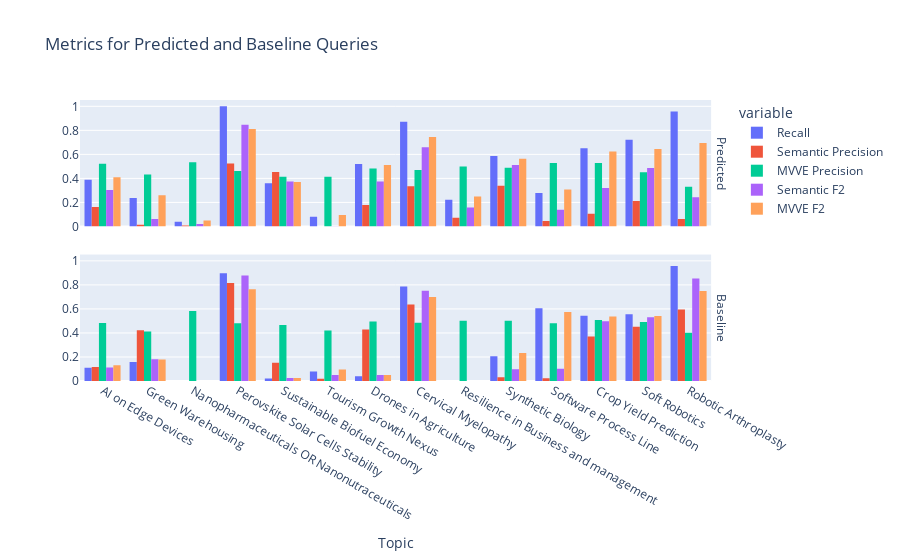

Notebook code cell kept with this figure:
### Code cell
fig = px.histogram(plt_df, x="Topic", y=["Recall", "Semantic Precision", "MVVE Precision", "Semantic F2", "MVVE F2"], title="Metrics for Predicted and Baseline Queries", barmode="group",
                   facet_row="index", facet_row_spacing=0.1)

# Sort by value
fig.for_each_trace(lambda t: t.update(x=t.x[::-1], y=t.y[::-1]))
fig.for_each_annotation(lambda a: a.update(text=a.text.split("=")[-1]))
fig.update_layout(yaxis1_title="", yaxis2_title="", yaxis1_dtick=0.2, yaxis2_dtick=0.2)
fig.show()

### Figure 1 — Plotly figure (JSON) as saved in the notebook; plotly's stock layout.template omitted (floating-point values rounded to 4 significant figures)
{"data": [{"alignmentgroup": "True", "bingroup": "x", "histfunc": "sum", "hovertemplate": "variable=Recall<br>index=Predicted<br>Topic=%{x}<br>sum of value=%{y}<extra></extra>", "legendgroup": "Recall", "marker": {"color": "#636efa", "pattern": {"shape": ""}}, "name": "Recall", "offsetgroup": "Recall", "orientation": "v", "showlegend": true, "type": "histogram", "x": ["AI on Edge Devices", "Green Warehousing", "Nanopharmaceuticals OR Nanonutraceuticals", "Perovskite Solar Cells Stability", "Sustainable Biofuel Economy", "Tourism Growth Nexus", "Drones in Agriculture", "Cervical Myelopathy", "Resilience in Business and management", "Synthetic Biology", "Software Process Line", "Crop Yield Prediction", "Soft Robotics", "Robotic Arthroplasty"], "xaxis": "x2", "y": [0.389, 0.237, 0.04, 1, 0.36, 0.08, 0.52, 0.872, 0.222, 0.586, 0.279, 0.652, 0.722, 0.957], "yaxis": "y2"}, {"alignmentgroup": "True", "bingroup": "x", "histfunc": "sum", "hovertemplate": "variable=Recall<br>index=Baseline<br>Topic=%{x}<br>sum of value=%{y}<extra></extra>", "legendgroup": "Recall", "marker": {"color": "#636efa", "pattern": {"shape": ""}}, "name": "Recall", "offsetgroup": "Recall", "orientation": "v", "showlegend": false, "type": "histogram", "x": ["AI on Edge Devices", "Green Warehousing", "Nanopharmaceuticals OR Nanonutraceuticals", "Perovskite Solar Cells Stability", "Sustainable Biofuel Economy", "Tourism Growth Nexus", "Drones in Agriculture", "Cervical Myelopathy", "Resilience in Business and management", "Synthetic Biology", "Software Process Line", "Crop Yield Prediction", "Soft Robotics", "Robotic Arthroplasty"], "xaxis": "x", "y": [0.111, 0.158, 0, 0.897, 0.02, 0.08, 0.04, 0.787, 0, 0.207, 0.605, 0.543, 0.556, 0.957], "yaxis": "y"}, {"alignmentgroup": "True", "bingroup": "x", "histfunc": "sum", "hovertemplate": "variable=Semantic Precision<br>index=Predicted<br>Topic=%{x}<br>sum of value=%{y}<extra></extra>", "legendgroup": "Semantic Precision", "marker": {"color": "#EF553B", "pattern": {"shape": ""}}, "name": "Semantic Precision", "offsetgroup": "Semantic Precision", "orientation": "v", "showlegend": true, "type": "histogram", "x": ["AI on Edge Devices", "Green Warehousing", "Nanopharmaceuticals OR Nanonutraceuticals", "Perovskite Solar Cells Stability", "Sustainable Biofuel Economy", "Tourism Growth Nexus", "Drones in Agriculture", "Cervical Myelopathy", "Resilience in Business and management", "Synthetic Biology", "Software Process Line", "Crop Yield Prediction", "Soft Robotics", "Robotic Arthroplasty"], "xaxis": "x2", "y": [0.161, 0.015, 0.007, 0.524, 0.454, 0, 0.178, 0.334, 0.073, 0.339, 0.046, 0.106, 0.212, 0.061], "yaxis": "y2"}, {"alignmentgroup": "True", "bingroup": "x", "histfunc": "sum", "hovertemplate": "variable=Semantic Precision<br>index=Baseline<br>Topic=%{x}<br>sum of value=%{y}<extra></extra>", "legendgroup": "Semantic Precision", "marker": {"color": "#EF553B", "pattern": {"shape": ""}}, "name": "Semantic Precision", "offsetgroup": "Semantic Precision", "orientation": "v", "showlegend": false, "type": "histogram", "x": ["AI on Edge Devices", "Green Warehousing", "Nanopharmaceuticals OR Nanonutraceuticals", "Perovskite Solar Cells Stability", "Sustainable Biofuel Economy", "Tourism Growth Nexus", "Drones in Agriculture", "Cervical Myelopathy", "Resilience in Business and management", "Synthetic Biology", "Software Process Line", "Crop Yield Prediction", "Soft Robotics", "Robotic Arthroplasty"], "xaxis": "x", "y": [0.116, 0.422, 0, 0.815, 0.151, 0.019, 0.429, 0.636, 0, 0.032, 0.023, 0.37, 0.452, 0.595], "yaxis": "y"}, {"alignmentgroup": "True", "bingroup": "x", "histfunc": "sum", "hovertemplate": "variable=MVVE Precision<br>index=Predicted<br>Topic=%{x}<br>sum of value=%{y}<extra></extra>", "legendgroup": "MVVE Precision", "marker": {"color": "#00cc96", "pattern": {"shape": ""}}, "name": "MVVE Precision", "offsetgroup": "MVVE Precision", "orientation": "v", "showlegend": true, "type": "histogram", "x": ["AI on Edge Devices", "Green Warehousing", "Nanopharmaceuticals OR Nanonutraceuticals", "Perovskite Solar Cells Stability", "Sustainable Biofuel Economy", "Tourism Growth Nexus", "Drones in Agriculture", "Cervical Myelopathy", "Resilience in Business and management", "Synthetic Biology", "Software Process Line", "Crop Yield Prediction", "Soft Robotics", "Robotic Arthroplasty"], "xaxis": "x2", "y": [0.522, 0.432, 0.534, 0.461, 0.413, 0.413, 0.482, 0.47, 0.499, 0.489, 0.528, 0.528, 0.451, 0.33], "yaxis": "y2"}, {"alignmentgroup": "True", "bingroup": "x", "histfunc": "sum", "hovertemplate": "variable=MVVE Precision<br>index=Baseline<br>Topic=%{x}<br>sum of value=%{y}<extra></extra>", "legendgroup": "MVVE Precision", "marker": {"color": "#00cc96", "pattern": {"shape": ""}}, "name": "MVVE Precision", "offsetgroup": "MVVE Precision", "orientation": "v", "showlegend": false, "type": "histogram", "x": ["AI on Edge Devices", "Green Warehousing", "Nanopharmaceuticals OR Nanonutraceuticals", "Perovskite Solar Cells Stability", "Sustainable Biofuel Economy", "Tourism Growth Nexus", "Drones in Agriculture", "Cervical Myelopathy", "Resilience in Business and management", "Synthetic Biology", "Software Process Line", "Crop Yield Prediction", "Soft Robotics", "Robotic Arthroplasty"], "xaxis": "x", "y": [0.483, 0.412, 0.583, 0.481, 0.467, 0.421, 0.495, 0.484, 0.502, 0.501, 0.48, 0.508, 0.492, 0.401], "yaxis": "y"}, {"alignmentgroup": "True", "bingroup": "x", "histfunc": "sum", "hovertemplate": "variable=Semantic F2<br>index=Predicted<br>Topic=%{x}<br>sum of value=%{y}<extra></extra>", "legendgroup": "Semantic F2", "marker": {"color": "#ab63fa", "pattern": {"shape": ""}}, "name": "Semantic F2", "offsetgroup": "Semantic F2", "orientation": "v", "showlegend": true, "type": "histogram", "x": ["AI on Edge Devices", "Green Warehousing", "Nanopharmaceuticals OR Nanonutraceuticals", "Perovskite Solar Cells Stability", "Sustainable Biofuel Economy", "Tourism Growth Nexus", "Drones in Agriculture", "Cervical Myelopathy", "Resilience in Business and management", "Synthetic Biology", "Software Process Line", "Crop Yield Prediction", "Soft Robotics", "Robotic Arthroplasty"], "xaxis": "x2", "y": [0.303, 0.061, 0.021, 0.846, 0.375, 0.001, 0.375, 0.66, 0.157, 0.512, 0.139, 0.321, 0.487, 0.244], "yaxis": "y2"}, {"alignmentgroup": "True", "bingroup": "x", "histfunc": "sum", "hovertemplate": "variable=Semantic F2<br>index=Baseline<br>Topic=%{x}<br>sum of value=%{y}<extra></extra>", "legendgroup": "Semantic F2", "marker": {"color": "#ab63fa", "pattern": {"shape": ""}}, "name": "Semantic F2", "offsetgroup": "Semantic F2", "orientation": "v", "showlegend": false, "type": "histogram", "x": ["AI on Edge Devices", "Green Warehousing", "Nanopharmaceuticals OR Nanonutraceuticals", "Perovskite Solar Cells Stability", "Sustainable Biofuel Economy", "Tourism Growth Nexus", "Drones in Agriculture", "Cervical Myelopathy", "Resilience in Business and management", "Synthetic Biology", "Software Process Line", "Crop Yield Prediction", "Soft Robotics", "Robotic Arthroplasty"], "xaxis": "x", "y": [0.112, 0.181, 0, 0.879, 0.024, 0.049, 0.049, 0.752, 0, 0.098, 0.101, 0.497, 0.531, 0.853], "yaxis": "y"}, {"alignmentgroup": "True", "bingroup": "x", "histfunc": "sum", "hovertemplate": "variable=MVVE F2<br>index=Predicted<br>Topic=%{x}<br>sum of value=%{y}<extra></extra>", "legendgroup": "MVVE F2", "marker": {"color": "#FFA15A", "pattern": {"shape": ""}}, "name": "MVVE F2", "offsetgroup": "MVVE F2", "orientation": "v", "showlegend": true, "type": "histogram", "x": ["AI on Edge Devices", "Green Warehousing", "Nanopharmaceuticals OR Nanonutraceuticals", "Perovskite Solar Cells Stability", "Sustainable Biofuel Economy", "Tourism Growth Nexus", "Drones in Agriculture", "Cervical Myelopathy", "Resilience in Business and management", "Synthetic Biology", "Software Process Line", "Crop Yield Prediction", "Soft Robotics", "Robotic Arthroplasty"], "xaxis": "x2", "y": [0.41, 0.26, 0.049, 0.811, 0.369, 0.095, 0.512, 0.745, 0.25, 0.564, 0.308, 0.623, 0.644, 0.694], "yaxis": "y2"}, {"alignmentgroup": "True", "bingroup": "x", "histfunc": "sum", "hovertemplate": "variable=MVVE F2<br>index=Baseline<br>Topic=%{x}<br>sum of value=%{y}<extra></extra>", "legendgroup": "MVVE F2", "marker": {"color": "#FFA15A", "pattern": {"shape": ""}}, "name": "MVVE F2", "offsetgroup": "MVVE F2", "orientation": "v", "showlegend": false, "type": "histogram", "x": ["AI on Edge Devices", "Green Warehousing", "Nanopharmaceuticals OR Nanonutraceuticals", "Perovskite Solar Cells Stability", "Sustainable Biofuel Economy", "Tourism Growth Nexus", "Drones in Agriculture", "Cervical Myelopathy", "Resilience in Business and management", "Synthetic Biology", "Software Process Line", "Crop Yield Prediction", "Soft Robotics", "Robotic Arthroplasty"], "xaxis": "x", "y": [0.131, 0.18, 0, 0.764, 0.025, 0.095, 0.049, 0.699, 0, 0.234, 0.575, 0.536, 0.542, 0.749], "yaxis": "y"}], "layout": {"annotations": [{"font": {}, "showarrow": false, "text": "Baseline", "textangle": 90, "x": 0.98, "xanchor": "left", "xref": "paper", "y": 0.225, "yanchor": "middle", "yref": "paper"}, {"font": {}, "showarrow": false, "text": "Predicted", "textangle": 90, "x": 0.98, "xanchor": "left", "xref": "paper", "y": 0.775, "yanchor": "middle", "yref": "paper"}], "barmode": "group", "legend": {"title": {"text": "variable"}, "tracegroupgap": 0}, "title": {"text": "Metrics for Predicted and Baseline Queries"}, "xaxis": {"anchor": "y", "domain": [0, 0.98], "title": {"text": "Topic"}}, "xaxis2": {"anchor": "y2", "domain": [0, 0.98], "matches": "x", "showticklabels": false}, "yaxis": {"anchor": "x", "domain": [0, 0.45], "dtick": 0.2, "title": {"text": ""}}, "yaxis2": {"anchor": "x2", "domain": [0.55, 1], "dtick": 0.2, "matches": "y", "title": {"text": ""}}}}
